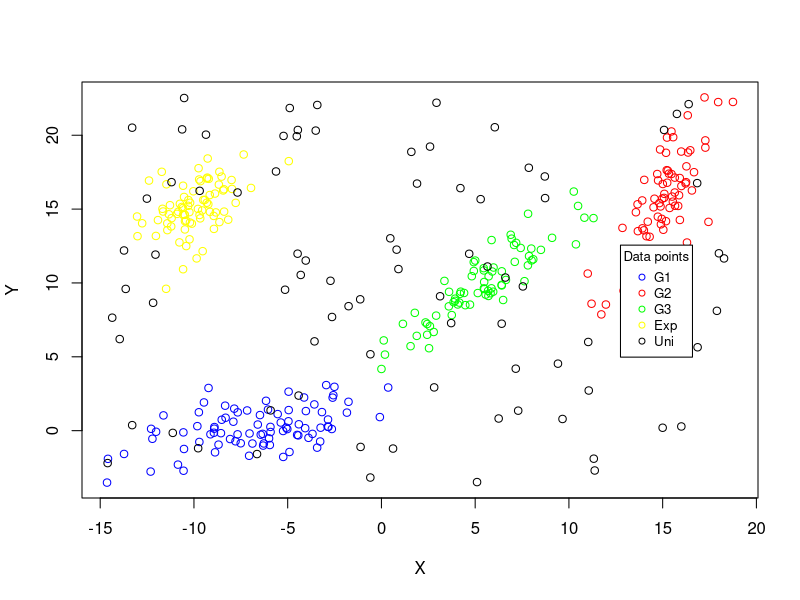
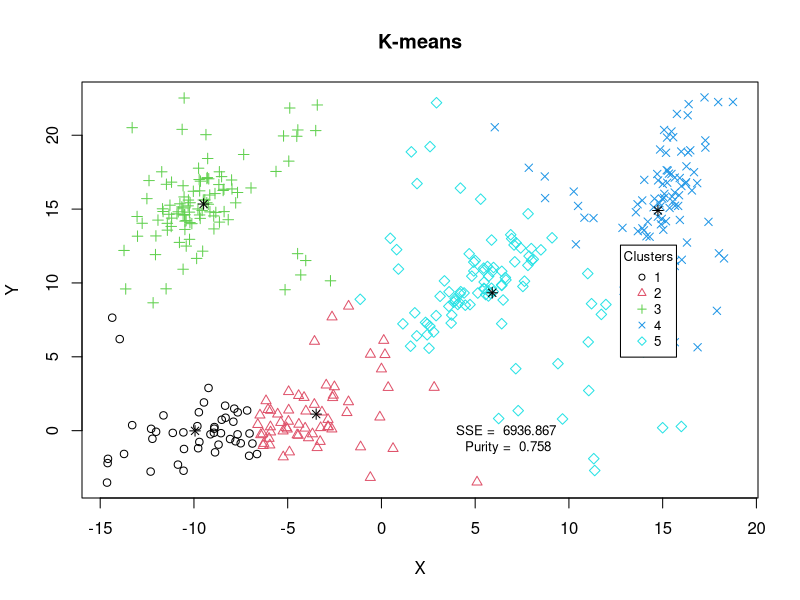
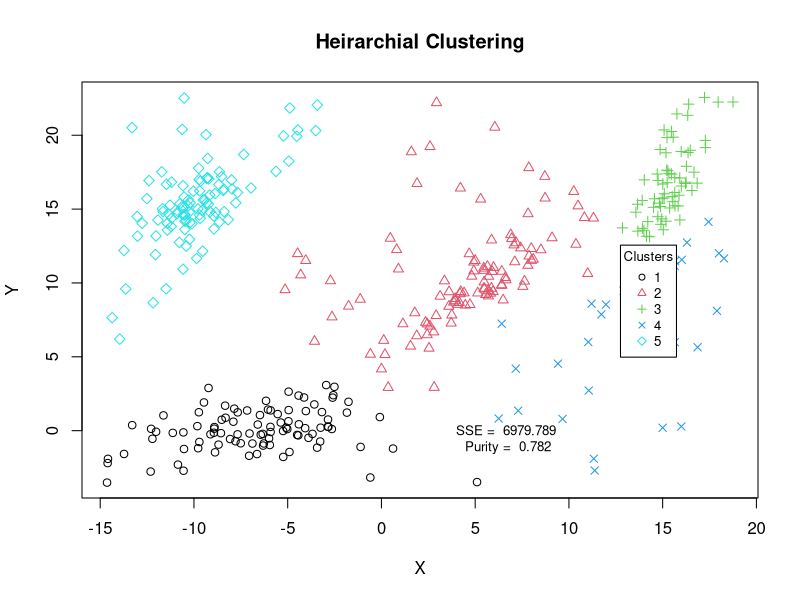
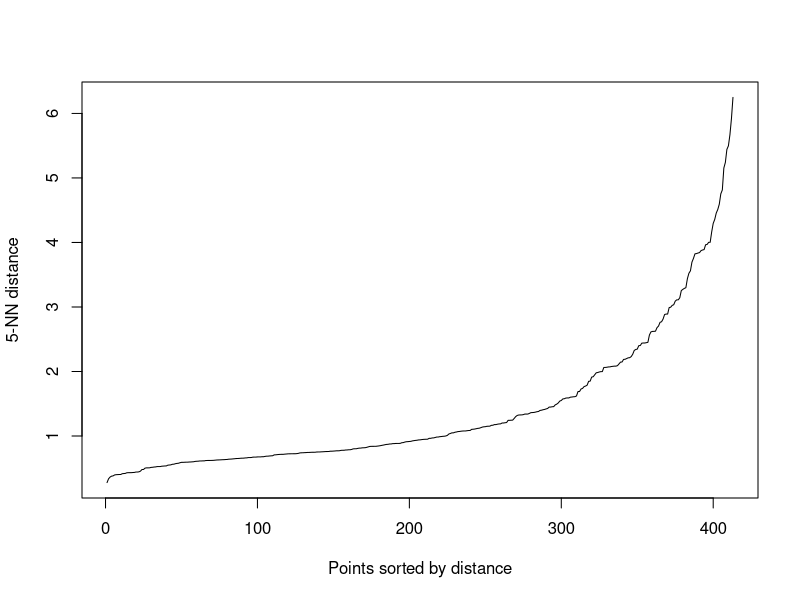
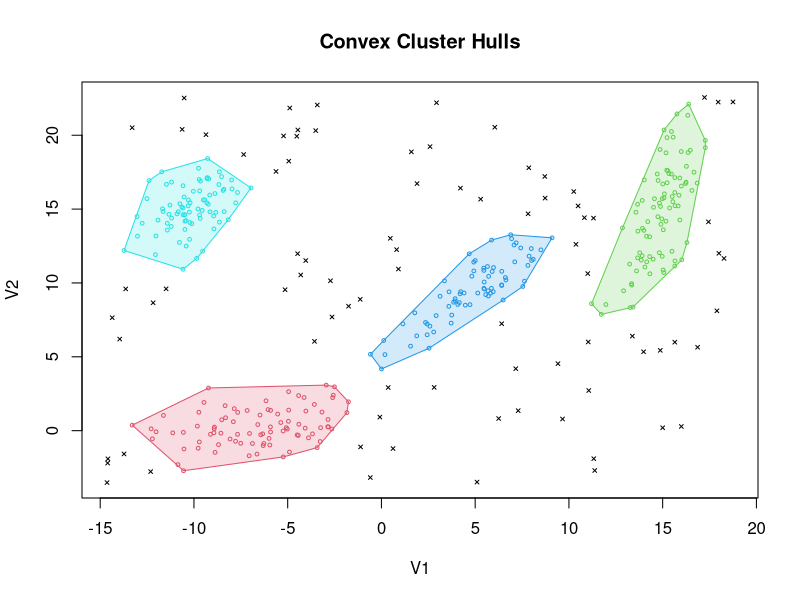
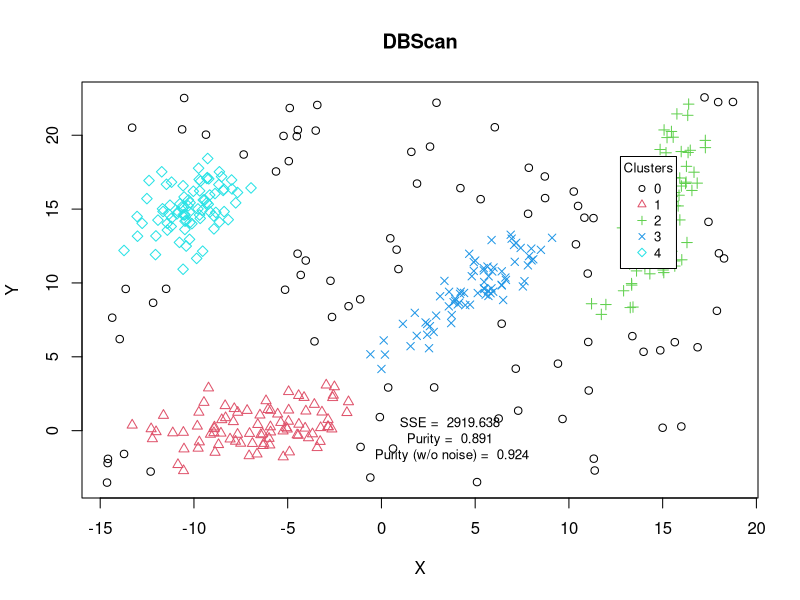

Recreate these plots in R, in order.
#uses data in dataset.txt
dataset <- read.table("dataset.txt",header=TRUE,row.names=1)

#find min y from all plots, max y from all plots
xmin <- min(dataset[,1])
xmax <- max(dataset[,1])
ymin <- min(dataset[,2])
ymax <- max(dataset[,2])

xlim = c(xmin,xmax)
ylim = c(ymin,ymax)

#plotting all points in one graph with different colors
color <- c("blue","red","green","yellow","black")

plot(dataset[,1], dataset[,2], xlab="X", ylab="Y", col = ifelse(dataset[,3] == 1, color[1], ifelse(dataset[,3] == 2, color[2], ifelse(dataset[,3] == 3, color[3],ifelse(dataset[,3] == 4, color[4],color[5])))))

legend(xlim[2]-6, ylim[2]-10, legend=c("G1","G2","G3","Exp","Uni") , cex=0.8, pch = 1, col=color, title="Data points")

#CLUSTERING
require(graphics)

#dataset without class labels
cdataset = dataset[,-3]

#FUNCTIONS
#Square
square <- function(x)
{
  squared <- (x)*(x)
  return(squared)
}


#Purity
cal_purity <- function(new_labs, old_labs) 
{
  purity <- sum(apply(table(old_labs, new_labs), 2, max)) / length(new_labs)
  return (purity)
}

#Purity without noise points
cal_purity_noise <- function(new_labs, old_labs) 
{
  remove <- c(0)
  indices <- new_labs %in% remove
  new_labs <- new_labs[!indices]
  old_labs <- old_labs[!indices]
  
  purity <- sum(apply(table(old_labs, new_labs), 2, max)) / length(new_labs)
  return (purity)
}

#SSE
cal_SSE <- function(dataset, new_labs, k)
{
  sum_x <- vector(mode = "numeric", length = k)
  sum_y <- vector(mode = "numeric", length = k)
  nc <- vector(mode = "numeric", length = k)
  n = nrow(dataset)
  
  for (i in 1:n)
  {
    if(new_labs[i] == 0) { next }
    
    sum_x[new_labs[i]] <- sum_x[new_labs[i]] + dataset[i,1]
    sum_y[new_labs[i]] <- sum_y[new_labs[i]] + dataset[i,2]
    nc[new_labs[i]] <- nc[new_labs[i]] + 1
  }
  mean_x <- sum_x/nc
  mean_y <- sum_y/nc
  
  err_x <- 0
  err_y <- 0
  for (i in 1:n)
  {
    if(new_labs[i] == 0) { next }
    
    err_x <- err_x + square(mean_x[new_labs[i]] - dataset[i,1])
    err_y <- err_y + square(mean_y[new_labs[i]] - dataset[i,2])
  }
  
  sse <- err_x + err_y
  return (sse)
}

#K-MEANS
#kmeans(x, centers, iter.max = 10)
cluster_size <- 5
clk <- kmeans(cdataset, cluster_size, 10)
plot(cdataset, col = clk$cluster, pch = clk$cluster, xlab="X", ylab="Y")
points(clk$centers, col = "black" , pch = 8, cex = 1)
title("K-means")
legend(xlim[2]-6, ylim[2]-10, legend = sort(unique(clk$cluster)) , cex=0.8, col = sort(unique(clk$cluster)), pch = sort(unique(clk$cluster)), title="Clusters")
purity <- round(cal_purity(clk$cluster,dataset[,3]),3)
sse <- round(cal_SSE(cdataset,clk$cluster, cluster_size),3)
val <- paste(paste("SSE = ",sse),paste("\nPurity = ",purity))
text(xlim[2]-12, ylim[1]+3, val , cex=0.8)


#HIERARCHICHAL CLUSTERING
cluster_size <- 5
hc <- hclust(dist(cdataset), "ward.D")
clh <- cutree(as.hclust(hc), k = cluster_size)
plot(cdataset, col = clh, pch = clh, xlab="X", ylab="Y")
title("Heirarchial Clustering")
legend(xlim[2]-6, ylim[2]-10, legend = sort(unique(clh)) , cex=0.8, col = sort(unique(clh)), pch = sort(unique(clh)), title="Clusters")
purity <-round(cal_purity(clh,dataset[,3]),3)
sse <- round(cal_SSE(cdataset,clh, cluster_size),3)
val <- paste(paste("SSE = ",sse),paste("\nPurity = ",purity))
text(xlim[2]-12, ylim[1]+3, val , cex=0.8)

#DBSCAN
#downloaded using install.packages("dbscan")
library(dbscan)
kNNdistplot(cdataset, k = 5)
db <- dbscan(cdataset, eps = 1.5, minPts = 5)
cld <- db$cluster
hullplot(cdataset, db)
plot(cdataset, col = cld+1, pch = cld+1, xlab="X", ylab="Y")
title("DBScan")
cluster_size <- length(unique(cld)) - 1
legend(xlim[2]-6, ylim[2]-4, legend = sort(unique(cld)) , cex=0.8, col = sort(unique(cld + 1)), pch = sort(unique(cld + 1)), title="Clusters")
purity <- round(cal_purity(cld,dataset[,3]),3)
purity_noise <- round(cal_purity_noise(cld,dataset[,3]),3)
sse <- round(cal_SSE(cdataset,cld, cluster_size),3)
val <- paste(paste("SSE = ",sse),paste("\nPurity = ",purity),paste("\nPurity (w/o noise) = ",purity_noise))
text(xlim[2]-15, ylim[1]+3, val , cex=0.8)
